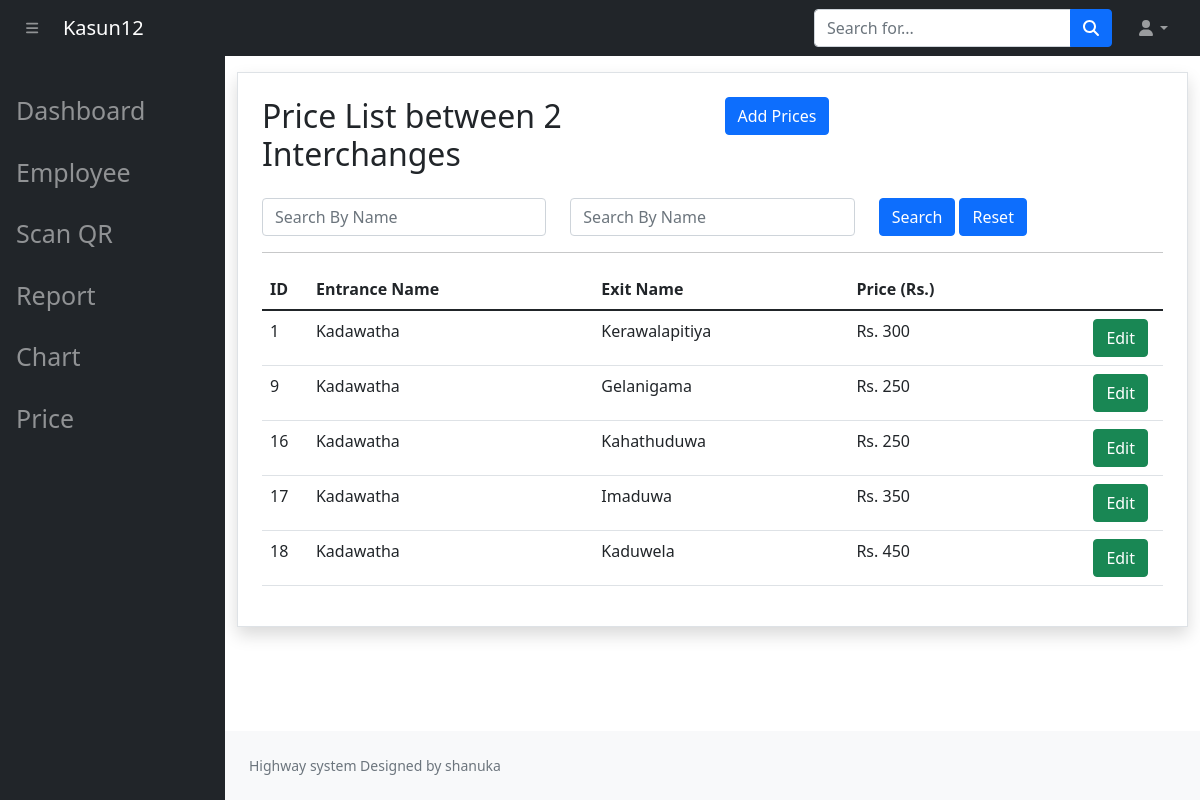
Page /manager/price.php (signed in) on the committed database.
### tables this page shows
CREATE TABLE `price_list` (
  `id` int(20) NOT NULL,
  `price` varchar(20) NOT NULL,
  `entrance` varchar(20) NOT NULL,
  `ex` varchar(20) NOT NULL
);

### manager/price.php (the view, shortened to what this page needs)
<?php include ('includes/header.php'); ?>
<div class="container-fluid">
    <div class="border shadow p-4 mt-3">
        <div class="row">
            <div class="col-sm-6">
                <h2 class="m-0 ">Price List between 2 Interchanges</h2>
            </div>
            <div class="col-sm-6">
                <div class="float-sm-right">
                    <a href="add_price.php" class="btn btn-primary ">Add Prices</a>
                </div>
            </div>
        </div><br>
        <form action="" method="POST">
            <div class="row">
                <div class="col-sm-4">
                    </label><input type="text" name="search_ent" id="search_ent" placeholder="Search By Name"
                        class="form-control">
                </div>
                <div class="col-sm-4">
                    <div class="float-sm-right">
                        </label><input type="text" name="search_exit" id="search_exit" placeholder="Search By Name"
                            class="form-control">
                    </div>
                </div>
                <div class="col-sm-4">
                    <div class="float-sm-right">
                        <button type="submit" name="search" class="btn btn-primary">Search</button>
                        <button type="submit" href="price.php" class="btn btn-primary">Reset</button>
                    </div>
                </div>
            </div>
        </form>
        <hr>
        <table class="table table-hover">
            <thead>
                <tr>
                    <th width="50px">ID</th>
                    <th width="350px">Entrance Name</th>
                    <th width="300px">Exit Name</th>
                    <th width="300px">Price (Rs.)</th>
                    <th width="80px"></th>
                </tr>
            </thead>
            <tbody>
                <?php
                            if(isset($_POST['search'])){
                                $search_1 = $_POST['search_ent'];
                                $search_2 = $_POST['search_exit'];
                                $sql1 = "SELECT * FROM `price_list` WHERE `entrance`='$search_1' AND `ex`='$search_2'";
                                $sql2 = "SELECT * FROM `price_list` WHERE `entrance`='$search_2' AND `ex`='$search_1'";
                                $query1 = mysqli_query($con,$sql1);
                                $query2 = mysqli_query($con,$sql2);
                                while($row = mysqli_fetch_array($query1))
                                {
                                ?>
                <tr>
                    <td><?php echo $row["id"]; ?></td>
                    <td><?php echo $row["entrance"]; ?></td>
                    <td><?php echo $row["ex"]; ?></td>
                    <td>Rs. <?php echo $row["price"]; ?></td>
                    <td><a href="edit_interchanges.php?id=<?php echo $row["id"]; ?>" class="btn btn-success ">Edit</a>
                    </td>
                </tr>
                <?php
                                }while($row = mysqli_fetch_array($query2))
                                {
                                ?>
                <tr>
                    <td><?php echo $row["id"]; ?></td>
                    <td><?php echo $row["ex"]; ?></td>
                    <td><?php echo $row["entrance"]; ?></td>
                    <td>Rs. <?php echo $row["price"]; ?></td>
                    <td><a href="edit_interchanges.php?id=<?php echo $row["id"]; ?>" class="btn btn-success ">Edit</a>
                    </td>
                </tr>
                <?php
                            }exit();
                        }else{
                            $res=mysqli_query($con,"SELECT * FROM `price_list`");
                            while($row=mysqli_fetch_array($res))
                            {
                        ?>
                <tr>
                    <td><?php echo $row["id"]; ?></td>
                    <td><?php echo $row["entrance"]; ?></td>
                    <td><?php echo $row["ex"]; ?></td>
                    <td>Rs. <?php echo $row["price"]; ?></td>
                    <td><a href="edit_interchanges.php?id=<?php echo $row["id"]; ?>" class="btn btn-success ">Edit</a>
                    </td>
                </tr>
                <?php
                            }
                        }
                    ?>
            </tbody>
        </table>
    </div>
</div>
<?php include ('includes/script.php'); ?>
<?php include ('includes/footer.php'); ?>

### rows in the picture
price_list: id "1", entrance "Kadawatha", ex "Kerawalapitiya", price "300"
price_list: id "9", entrance "Kadawatha", ex "Gelanigama", price "250"
price_list: id "16", entrance "Kadawatha", ex "Kahathuduwa", price "250"
price_list: id "17", entrance "Kadawatha", ex "Imaduwa", price "350"
price_list: id "18", entrance "Kadawatha", ex "Kaduwela", price "450"

### other values in the picture
$_SESSION['username'] "Kasun12"
